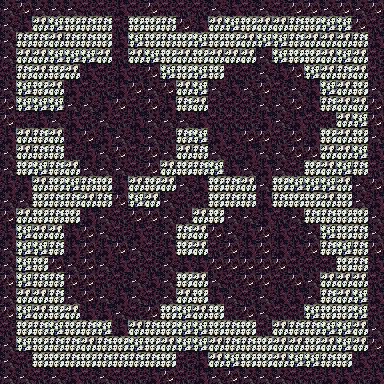

A level layout from a 2D game, rendered from its tile map. Below: a short description, then the map file with tile-grid data replaced by summaries:
An orthogonal 24x24 tile map with 16x16 px tiles, 1 tile layer (tile) and 72 objects (4x transfloor3, 3x fakewall3).

<map version="1.0" tiledversion="1.1.2" orientation="orthogonal" renderorder="right-down" width="24" height="24" tilewidth="16" tileheight="16" infinite="0" nextobjectid="104">
 <tileset firstgid="1" source="tileset.tsx" />
 <layer name="tile" width="24" height="24">
  <data>[576 cells, 576 non-empty, 8 distinct tile ids]</data>
 </layer>
 <objectgroup name="furniture">
  <object id="31" gid="53" x="112" y="128" width="16" height="16">
   <properties>
    <property name="description">A bear, an owl and a deer are dancing around in a circle. A wolf is eating a rabbit in the background.
</property>
   </properties>
  </object>
  <object id="32" gid="53" x="256" y="64" width="16" height="16">
   <properties>
    <property name="description" value="Statue of a wolf." />
   </properties>
  </object>
  <object id="33" gid="53" x="320" y="128" width="16" height="16">
   <properties>
    <property name="description" value="Statue of a rabbit." />
   </properties>
  </object>
  <object id="34" gid="53" x="48" y="272" width="16" height="16">
   <properties>
    <property name="description" value="Statue of a bear." />
   </properties>
  </object>
  <object id="35" gid="53" x="112" y="336" width="16" height="16">
   <properties>
    <property name="description" value="Statue of an owl." />
   </properties>
  </object>
  <object id="36" gid="53" x="256" y="336" width="16" height="16">
   <properties>
    <property name="description" value="Statue of a wolf." />
   </properties>
  </object>
  <object id="37" gid="53" x="320" y="272" width="16" height="16">
   <properties>
    <property name="description" value="Statue of a deer." />
   </properties>
  </object>
  <object id="38" gid="52" x="240" y="80" width="16" height="16" />
  <object id="39" gid="52" x="272" y="80" width="16" height="16" />
  <object id="40" gid="52" x="304" y="112" width="16" height="16" />
  <object id="41" gid="52" x="304" y="144" width="16" height="16" />
  <object id="42" gid="52" x="304" y="256" width="16" height="16" />
  <object id="43" gid="52" x="304" y="288" width="16" height="16" />
  <object id="44" gid="52" x="272" y="320" width="16" height="16" />
  <object id="45" gid="52" x="240" y="320" width="16" height="16" />
  <object id="46" gid="52" x="128" y="320" width="16" height="16" />
  <object id="47" gid="52" x="96" y="320" width="16" height="16" />
  <object id="48" gid="52" x="64" y="288" width="16" height="16" />
  <object id="49" gid="52" x="64" y="256" width="16" height="16" />
  <object id="50" gid="10" x="112" y="32" width="16" height="16" />
  <object id="51" gid="10" x="16" y="128" width="16" height="16" />
  <object id="52" gid="52" x="96" y="80" width="16" height="16" />
  <object id="53" gid="52" x="128" y="80" width="16" height="16" />
  <object id="54" gid="52" x="64" y="112" width="16" height="16" />
  <object id="55" gid="52" x="64" y="144" width="16" height="16" />
  <object id="56" gid="52" x="160" y="112" width="16" height="16" />
  <object id="57" gid="52" x="160" y="144" width="16" height="16" />
  <object id="58" gid="52" x="208" y="144" width="16" height="16" />
  <object id="59" gid="52" x="208" y="112" width="16" height="16" />
  <object id="60" gid="52" x="96" y="176" width="16" height="16" />
  <object id="61" gid="52" x="96" y="224" width="16" height="16" />
  <object id="62" gid="52" x="128" y="224" width="16" height="16" />
  <object id="63" gid="52" x="128" y="176" width="16" height="16" />
  <object id="64" gid="52" x="240" y="176" width="16" height="16" />
  <object id="65" gid="52" x="272" y="176" width="16" height="16" />
  <object id="66" gid="52" x="240" y="224" width="16" height="16" />
  <object id="67" gid="52" x="272" y="224" width="16" height="16" />
  <object id="68" gid="52" x="208" y="256" width="16" height="16" />
  <object id="69" gid="52" x="208" y="288" width="16" height="16" />
  <object id="70" gid="52" x="160" y="288" width="16" height="16" />
  <object id="71" gid="52" x="160" y="256" width="16" height="16" />
  <object id="72" gid="49" x="256" y="128" width="16" height="16">
   <properties>
    <property name="activationtarget" value="[[11,7],[16,12]]" />
   </properties>
  </object>
  <object id="73" gid="49" x="112" y="272" width="16" height="16">
   <properties>
    <property name="activationtarget" value="[[11,7],[11,16],[10,12],[10,13],[11,13]]" />
   </properties>
  </object>
  <object id="74" gid="49" x="256" y="272" width="16" height="16">
   <properties>
    <property name="activationtarget" value="[[16,11],[11,16]]" />
   </properties>
  </object>
  <object id="75" type="transfloor3" gid="39" x="176" y="272" width="16" height="16" />
  <object id="76" type="transfloor3" gid="39" x="256" y="192" width="16" height="16" />
  <object id="77" type="transfloor3" gid="39" x="256" y="208" width="16" height="16" />
  <object id="78" type="transfloor3" gid="39" x="176" y="128" width="16" height="16" />
  <object id="79" gid="68" x="192" y="192" width="16" height="16" />
  <object id="80" type="fakewall3" gid="34" x="160" y="224" width="16" height="16" />
  <object id="81" type="fakewall3" gid="34" x="160" y="208" width="16" height="16" />
  <object id="82" type="fakewall3" gid="34" x="176" y="224" width="16" height="16" />
  <object id="83" gid="74" x="224" y="80" width="16" height="16" />
  <object id="84" gid="74" x="208" y="240" width="16" height="16" />
  <object id="85" gid="74" x="224" y="320" width="16" height="16" />
  <object id="86" gid="73" x="288" y="160" width="16" height="16" />
  <object id="87" gid="73" x="288" y="176" width="16" height="16" />
  <object id="88" gid="73" x="224" y="160" width="16" height="16" />
  <object id="89" gid="73" x="96" y="240" width="16" height="16" />
  <object id="90" gid="73" x="96" y="256" width="16" height="16" />
  <object id="91" gid="73" x="80" y="288" width="16" height="16" />
  <object id="92" gid="73" x="240" y="288" width="16" height="16" />
  <object id="93" gid="73" x="240" y="304" width="16" height="16" />
  <object id="94" gid="73" x="256" y="304" width="16" height="16" />
  <object id="101" gid="10" x="192" y="128" width="16" height="16" />
  <object id="102" gid="10" x="112" y="208" width="16" height="16" />
 </objectgroup>
 <objectgroup name="item">
  <object id="96" gid="222" x="192" y="192" width="16" height="16" />
 </objectgroup>
 <objectgroup name="description" visible="0">
  <object id="95" x="64" y="64" width="64" height="64">
   <properties>
    <property name="text" value="In the middle of the room is a statue." />
   </properties>
  </object>
 </objectgroup>
 <objectgroup name="creature">
  <object id="97" gid="226" x="224" y="176" width="16" height="16" />
  <object id="98" gid="226" x="224" y="224" width="16" height="16" />
  <object id="99" gid="226" x="160" y="240" width="16" height="16" />
  <object id="100" gid="241" x="176" y="208" width="16" height="16" />
 </objectgroup>
</map>
